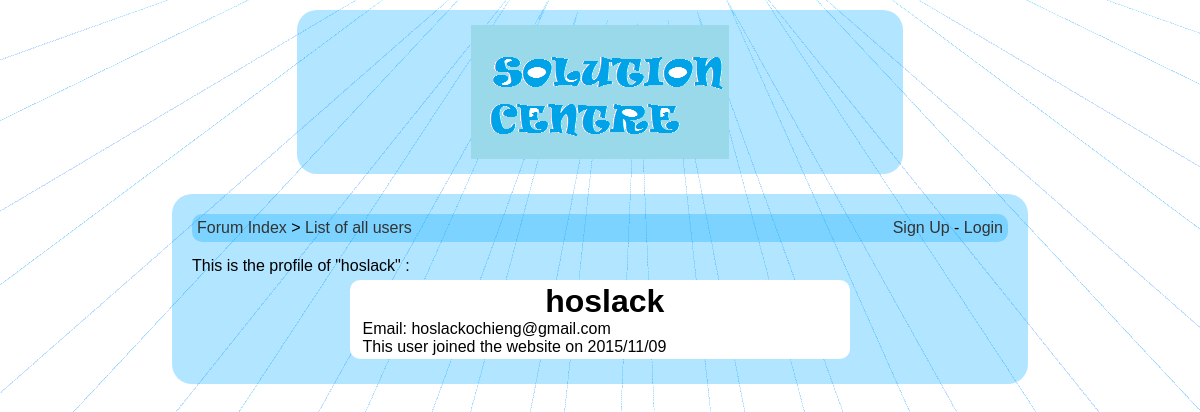
The page /profile.php?id=1 on the database its author committed.
### tables this page shows
CREATE TABLE IF NOT EXISTS `users` (
  `id` bigint(20) NOT NULL,
  `username` varchar(255) NOT NULL,
  `password` varchar(255) NOT NULL,
  `email` varchar(255) NOT NULL,
  `avatar` text NOT NULL,
  `signup_date` int(10) NOT NULL,
  PRIMARY KEY (`id`)
);

### config.php (called while the page is built, shortened)
<?php
$url_home = 'index.php';
$design = 'default';
?>

### profile.php (the view, shortened to what this page needs)
<?php
include('config.php');
?>
<!DOCTYPE html PUBLIC "-//W3C//DTD XHTML 1.0 Transitional//EN" "http://www.w3.org/TR/xhtml1/DTD/xhtml1-transitional.dtd">
<html xmlns="http://www.w3.org/1999/xhtml">
    <head>
        <link href="<?php echo $design; ?>/style.css" rel="stylesheet" title="Style" />
    </head>
    <body>
    	<div class="header">
        	<a href="<?php echo $url_home; ?>"><img src="<?php echo $design; ?>/images/logo.png" alt="Forum" /></a>
	    </div>
        <div class="content">
<?php
if(isset($_SESSION['username']))
{
$nb_new_pm = mysql_fetch_array(mysql_query('select count(*) as nb_new_pm from pm where ((user1="'.$_SESSION['userid'].'" and user1read="no") or (user2="'.$_SESSION['userid'].'" and user2read="no")) and id2="1"'));
$nb_new_pm = $nb_new_pm['nb_new_pm'];
?>
<div class="box">
	<div class="box_left">
    	<a href="<?php echo $url_home; ?>">Forum Index</a> &gt; <a href="users.php">List of all users</a>
    </div>
	<div class="box_right">
    	<a href="list_pm.php">Your messages(<?php echo $nb_new_pm; ?>)</a> - <a href="profile.php?id=<?php echo $_SESSION['userid']; ?>"><?php echo htmlentities($_SESSION['username'], ENT_QUOTES, 'UTF-8'); ?></a> (<a href="login.php">Logout</a>)
    </div>
    <div class="clean"></div>
</div>
<?php
}
else
{
?>
<div class="box">
	<div class="box_left">
    	<a href="<?php echo $url_home; ?>">Forum Index</a> &gt; <a href="users.php">List of all users</a>
    </div>
	<div class="box_right">
    	<a href="signup.php">Sign Up</a> - <a href="login.php">Login</a>
    </div>
</div>
<?php
}
if(isset($_GET['id']))
{
	$id = intval($_GET['id']);
	$dn = mysql_query('select username, email, avatar, signup_date from users where id="'.$id.'"');
	if(mysql_num_rows($dn)>0)
	{
		$dnn = mysql_fetch_array($dn);
?>
This is the profile of "<?php echo htmlentities($dnn['username']); ?>" :
<table style="width:500px;">
	<tr>
    	<td><?php
?></td>
    	<td class="left"><h1><?php echo htmlentities($dnn['username'], ENT_QUOTES, 'UTF-8'); ?></h1>
    	Email: <?php echo htmlentities($dnn['email'], ENT_QUOTES, 'UTF-8'); ?><br />
        This user joined the website on <?php echo date('Y/m/d',$dnn['signup_date']); ?></td>
    </tr>
</table>
<?php
	}
	else
	{
		echo 'This user doesn\'t exist.';
	}
}
else
{
	echo 'The ID of this user is not defined.';
}
?>
		</div>
	</body>
</html>

### default/style.css (style rules this page uses)
* { margin:0px; padding:0px; }
body { background:#e2f6ff url('images/background.gif') center top no-repeat; padding-left:10%; padding-right:10%; font-family:Arial, Geneva, sans-serif; }
a { text-decoration:none; color:#333333; }
img, table, tr, td { border:0px; }
h1 { text-align:center; margin:0px; padding:0px; }
.left { text-align:left; }
table { border-spacing:0px; background:#ffffff; -moz-border-radius:10px; -webkit-border-radius:10px; border-radius:10px; padding:0px; width:95%; margin:5px auto 5px auto; }
tr { -moz-border-radius:5px; -webkit-border-radius:5px; border-radius:5px; margin:0px; }
td, th { margin:0px; border:0px; padding:3px; text-align:center; }
.header { margin:auto; margin-top:10px; padding:15px; background:url('images/bluec_30p.png'); width:60%; -moz-border-radius:20px; -webkit-border-radius:20px; border-radius:20px; text-align:center; }
.content { background:url('images/bluec_30p.png'); width:85%; -moz-border-radius:20px; -webkit-border-radius:20px; border-radius:20px; margin:auto; padding:20px; margin-top:20px; }
.box_left { float:left; }
.box_right { float:right; }
.box { background:url('images/bluec_30p.png'); -moz-border-radius:10px; -webkit-border-radius:10px; border-radius:10px; margin:auto; padding:5px; margin-bottom:15px; }

### rows shown on the page
users: username "hoslack", email "hoslackochieng@gmail.com", signup_date "2015/11/09"
